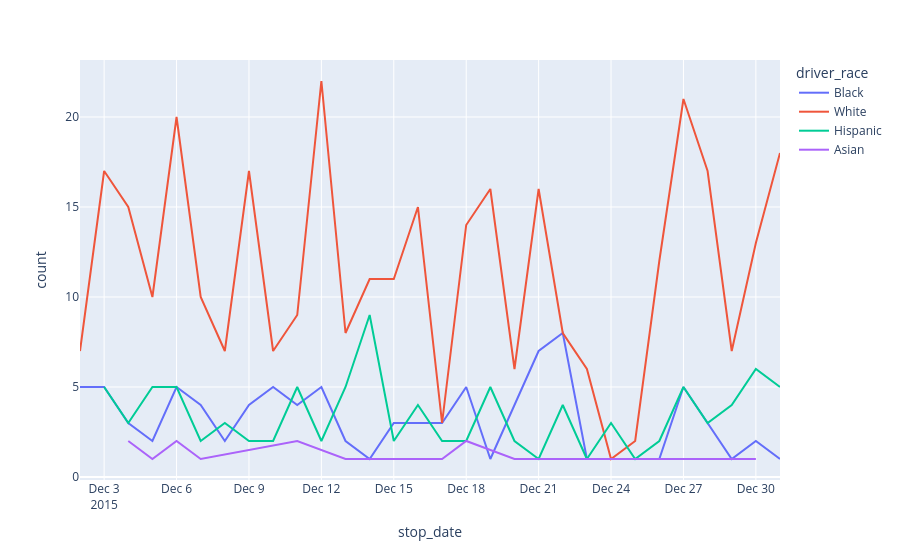

Notebook code for this chart:
### Markdown cell above
Let's generate another chart using our dataset. Let's check how many violations were committed by drivers in December 2015, broken down by race (driver_race). To do this, we will filter the data and then count the occurrences for the pair of variables stop_date and driver_race. We will also perform the reset_index operation because using the value_counts() method results in changing the DataFrame to Series. After performing this operation, we will sort the values against stop_date and rename the columns to better describe the data in our DataFrame. Finally, we will create a graph so that there are as many lines on the graph as there are races, which will show the number of violations over time for each of them.

### Code cell
stop_outcome_by_race = police_data[["stop_date", "driver_race"]].value_counts().reset_index().rename(columns={0: "count"}).sort_values(by="stop_date")
stop_outcome_by_race_plot = px.line(data_frame=stop_outcome_by_race[stop_outcome_by_race["stop_date"] > "2015-12-01"],
                                    x="stop_date",
                                    y="count",
                                    color="driver_race")
stop_outcome_by_race_plot.show()

### Figure 1 — Plotly figure (JSON) as saved in the notebook; plotly's stock layout.template omitted (floating-point values rounded to 4 significant figures)
{"data": [{"hovertemplate": "driver_race=Black<br>stop_date=%{x}<br>count=%{y}<extra></extra>", "legendgroup": "Black", "line": {"color": "#636efa", "dash": "solid"}, "marker": {"symbol": "circle"}, "mode": "lines", "name": "Black", "orientation": "v", "showlegend": true, "type": "scatter", "x": ["2015-12-02", "2015-12-03", "2015-12-04", "2015-12-05", "2015-12-06", "2015-12-07", "2015-12-08", "2015-12-09", "2015-12-10", "2015-12-11", "2015-12-12", "2015-12-13", "2015-12-14", "2015-12-15", "2015-12-16", "2015-12-17", "2015-12-18", "2015-12-19", "2015-12-20", "2015-12-21", "2015-12-22", "2015-12-23", "2015-12-26", "2015-12-27", "2015-12-29", "2015-12-30", "2015-12-31"], "xaxis": "x", "y": [5, 5, 3, 2, 5, 4, 2, 4, 5, 4, 5, 2, 1, 3, 3, 3, 5, 1, 4, 7, 8, 1, 1, 5, 1, 2, 1], "yaxis": "y"}, {"hovertemplate": "driver_race=White<br>stop_date=%{x}<br>count=%{y}<extra></extra>", "legendgroup": "White", "line": {"color": "#EF553B", "dash": "solid"}, "marker": {"symbol": "circle"}, "mode": "lines", "name": "White", "orientation": "v", "showlegend": true, "type": "scatter", "x": ["2015-12-02", "2015-12-03", "2015-12-04", "2015-12-05", "2015-12-06", "2015-12-07", "2015-12-08", "2015-12-09", "2015-12-10", "2015-12-11", "2015-12-12", "2015-12-13", "2015-12-14", "2015-12-15", "2015-12-16", "2015-12-17", "2015-12-18", "2015-12-19", "2015-12-20", "2015-12-21", "2015-12-22", "2015-12-23", "2015-12-24", "2015-12-25", "2015-12-26", "2015-12-27", "2015-12-28", "2015-12-29", "2015-12-30", "2015-12-31"], "xaxis": "x", "y": [7, 17, 15, 10, 20, 10, 7, 17, 7, 9, 22, 8, 11, 11, 15, 3, 14, 16, 6, 16, 8, 6, 1, 2, 12, 21, 17, 7, 13, 18], "yaxis": "y"}, {"hovertemplate": "driver_race=Hispanic<br>stop_date=%{x}<br>count=%{y}<extra></extra>", "legendgroup": "Hispanic", "line": {"color": "#00cc96", "dash": "solid"}, "marker": {"symbol": "circle"}, "mode": "lines", "name": "Hispanic", "orientation": "v", "showlegend": true, "type": "scatter", "x": ["2015-12-03", "2015-12-04", "2015-12-05", "2015-12-06", "2015-12-07", "2015-12-08", "2015-12-09", "2015-12-10", "2015-12-11", "2015-12-12", "2015-12-13", "2015-12-14", "2015-12-15", "2015-12-16", "2015-12-17", "2015-12-18", "2015-12-19", "2015-12-20", "2015-12-21", "2015-12-22", "2015-12-23", "2015-12-24", "2015-12-25", "2015-12-26", "2015-12-27", "2015-12-28", "2015-12-29", "2015-12-30", "2015-12-31"], "xaxis": "x", "y": [5, 3, 5, 5, 2, 3, 2, 2, 5, 2, 5, 9, 2, 4, 2, 2, 5, 2, 1, 4, 1, 3, 1, 2, 5, 3, 4, 6, 5], "yaxis": "y"}, {"hovertemplate": "driver_race=Asian<br>stop_date=%{x}<br>count=%{y}<extra></extra>", "legendgroup": "Asian", "line": {"color": "#ab63fa", "dash": "solid"}, "marker": {"symbol": "circle"}, "mode": "lines", "name": "Asian", "orientation": "v", "showlegend": true, "type": "scatter", "x": ["2015-12-04", "2015-12-05", "2015-12-06", "2015-12-07", "2015-12-11", "2015-12-13", "2015-12-17", "2015-12-18", "2015-12-20", "2015-12-26", "2015-12-30"], "xaxis": "x", "y": [2, 1, 2, 1, 2, 1, 1, 2, 1, 1, 1], "yaxis": "y"}], "layout": {"legend": {"title": {"text": "driver_race"}, "tracegroupgap": 0}, "margin": {"t": 60}, "xaxis": {"anchor": "y", "domain": [0, 1], "title": {"text": "stop_date"}}, "yaxis": {"anchor": "x", "domain": [0, 1], "title": {"text": "count"}}}}
